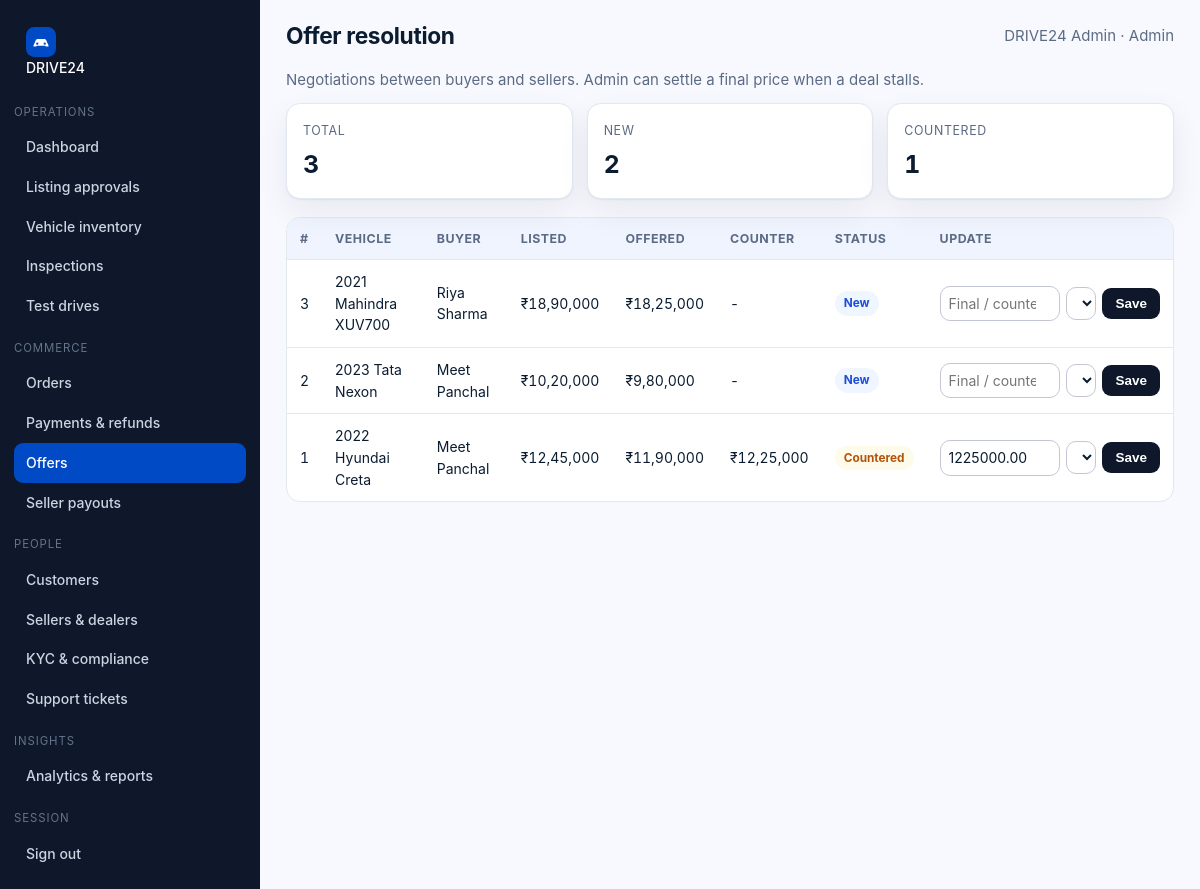
Page /admin/offers.php (signed in) on the committed database.
### tables this page shows
CREATE TABLE users (
  id INT AUTO_INCREMENT PRIMARY KEY,
  name VARCHAR(120) NOT NULL,
  email VARCHAR(160) NOT NULL UNIQUE,
  mobile VARCHAR(20) DEFAULT NULL,
  password_hash VARCHAR(255) NOT NULL,
  role ENUM('buyer','seller','dealer','admin','support') NOT NULL DEFAULT 'buyer',
  city VARCHAR(80) DEFAULT NULL,
  company VARCHAR(120) DEFAULT NULL,
  kyc_status ENUM('pending','verified','rejected') NOT NULL DEFAULT 'pending',
  status ENUM('active','suspended') NOT NULL DEFAULT 'active',
  created_at TIMESTAMP DEFAULT CURRENT_TIMESTAMP
);

CREATE TABLE offers (
  id INT AUTO_INCREMENT PRIMARY KEY,
  listing_id INT NOT NULL, buyer_id INT NOT NULL,
  amount DECIMAL(12,2) NOT NULL, counter_amount DECIMAL(12,2) DEFAULT NULL,
  message VARCHAR(400) DEFAULT NULL,
  status ENUM('new','countered','accepted','rejected') NOT NULL DEFAULT 'new',
  created_at TIMESTAMP DEFAULT CURRENT_TIMESTAMP,
  FOREIGN KEY (listing_id) REFERENCES listings(id) ON DELETE CASCADE,
  FOREIGN KEY (buyer_id) REFERENCES users(id) ON DELETE CASCADE
);

CREATE TABLE vehicles (
  id INT AUTO_INCREMENT PRIMARY KEY,
  make VARCHAR(60) NOT NULL,
  model VARCHAR(80) NOT NULL,
  variant VARCHAR(80) DEFAULT NULL,
  year SMALLINT NOT NULL,
  body_type VARCHAR(40) NOT NULL,
  fuel_type ENUM('Petrol','Diesel','CNG','Electric','Hybrid') NOT NULL,
  transmission ENUM('Manual','Automatic') NOT NULL,
  km_driven INT NOT NULL DEFAULT 0,
  owners TINYINT NOT NULL DEFAULT 1,
  color VARCHAR(40) DEFAULT NULL,
  reg_number VARCHAR(20) DEFAULT NULL,
  reg_state VARCHAR(60) DEFAULT NULL,
  vin VARCHAR(40) DEFAULT NULL,
  engine_cc INT DEFAULT NULL,
  power_bhp VARCHAR(30) DEFAULT NULL,
  mileage_kmpl DECIMAL(4,1) DEFAULT NULL,
  seats TINYINT DEFAULT 5,
  insurance_valid_till DATE DEFAULT NULL,
  city VARCHAR(80) DEFAULT NULL,
  image VARCHAR(120) DEFAULT 'car1.jpg',
  description TEXT,
  created_at TIMESTAMP DEFAULT CURRENT_TIMESTAMP,
  INDEX idx_make (make), INDEX idx_body (body_type), INDEX idx_fuel (fuel_type)
);

CREATE TABLE listings (
  id INT AUTO_INCREMENT PRIMARY KEY,
  vehicle_id INT NOT NULL,
  seller_id INT NOT NULL,
  price DECIMAL(12,2) NOT NULL,
  original_price DECIMAL(12,2) DEFAULT NULL,
  status ENUM('draft','pending','approved','rejected','reserved','sold') NOT NULL DEFAULT 'pending',
  featured TINYINT(1) NOT NULL DEFAULT 0,
  certified TINYINT(1) NOT NULL DEFAULT 1,
  inspection_score TINYINT DEFAULT 0,
  views INT NOT NULL DEFAULT 0,
  rejection_note VARCHAR(255) DEFAULT NULL,
  created_at TIMESTAMP DEFAULT CURRENT_TIMESTAMP,
  CONSTRAINT fk_listing_vehicle FOREIGN KEY (vehicle_id) REFERENCES vehicles(id) ON DELETE CASCADE,
  CONSTRAINT fk_listing_seller FOREIGN KEY (seller_id) REFERENCES users(id) ON DELETE CASCADE,
  INDEX idx_status (status), INDEX idx_price (price)
);

### includes/db.php (called while the page is built, shortened)
<?php
function config(?string $group = null): array
{
    static $config = null;
    if ($config === null) { $config = require __DIR__ . '/../config/config.php'; }
    return $group !== null ? ($config[$group] ?? []) : $config;
}
function db(): PDO
{
    static $pdo = null;
    if ($pdo instanceof PDO) { return $pdo; }
    $c = config('db');
    $dsn = "mysql:host={$c['host']};port={$c['port']};dbname={$c['name']};charset={$c['charset']}";
    $pdo = new PDO($dsn, $c['user'], $c['pass'], [
        PDO::ATTR_ERRMODE            => PDO::ERRMODE_EXCEPTION,
        PDO::ATTR_DEFAULT_FETCH_MODE => PDO::FETCH_ASSOC,
        PDO::ATTR_EMULATE_PREPARES   => false,
    ]);
    return $pdo;
}
function q(string $sql, array $params = []): PDOStatement
{
    $stmt = db()->prepare($sql);
    $stmt->execute($params);
    return $stmt;
}
function fetchAll(string $sql, array $params = []): array { return q($sql, $params)->fetchAll(); }
function fetchOne(string $sql, array $params = []): ?array
{
    $row = q($sql, $params)->fetch();
    return $row === false ? null : $row;
}

### admin/offers.php (the view, shortened to what this page needs)
<?php
require_once __DIR__ . '/../includes/admin_layout.php';
$admin = requireLogin('admin');
$statusCol = 'status';
$allowed = ['pending', 'countered', 'accepted', 'rejected', 'expired'];
$rows = fetchAll("SELECT o.*, v.make, v.model, v.year, l.price, u.name AS buyer FROM offers o JOIN listings l ON l.id = o.listing_id JOIN vehicles v ON v.id = l.vehicle_id JOIN users u ON u.id = o.buyer_id ORDER BY o.id DESC");
$counts = [];
foreach ($rows as $r) { $k = (string) $r[$statusCol]; $counts[$k] = ($counts[$k] ?? 0) + 1; }
adminHeader('Offer resolution', 'offers');
?>
<p class="muted">Negotiations between buyers and sellers. Admin can settle a final price when a deal stalls.</p>
<div class="kpis">
  <div class="kpi"><small>Total</small><b class="num"><?= count($rows) ?></b></div>
  <?php foreach ($counts as $k => $n): ?><div class="kpi"><small><?= e(ucfirst(str_replace('_', ' ', $k))) ?></small><b class="num"><?= (int) $n ?></b></div><?php endforeach; ?>
</div>
<div class="table-wrap" style="margin-top:14px"><table class="data">
  <thead><tr><th>#</th><th>Vehicle</th><th>Buyer</th><th>Listed</th><th>Offered</th><th>Counter</th><th>Status</th><th>Update</th></tr></thead>
  <tbody>
  <?php foreach ($rows as $r): ?>
    <tr>
      <td class="num"><?= e((string) ((int) $r['id'])) ?></td>
      <td><?= e((string) ($r['year'] . ' ' . $r['make'] . ' ' . $r['model'])) ?></td>
      <td><?= e((string) ((string) $r['buyer'])) ?></td>
      <td class="num"><?= e((string) (rupees($r['price']))) ?></td>
      <td class="num"><?= e((string) (rupees($r['amount']))) ?></td>
      <td class="num"><?= e((string) ($r['counter_amount'] ? rupees($r['counter_amount']) : '-')) ?></td>
      <td><?= statusBadge((string) $r[$statusCol]) ?></td>
      <td>
        <form method="post" style="display:flex;gap:6px;align-items:center">
          <input class="form-control num" style="width:120px;padding:6px 8px" type="number" name="counter_amount" placeholder="Final / counter price" value="<?= e((string) ($r['counter_amount'] ?? '')) ?>">
          <select class="form-select" style="padding:6px 8px" name="status">
            <?php foreach ($allowed as $s): ?><option value="<?= e($s) ?>" <?= $r[$statusCol] === $s ? 'selected' : '' ?>><?= e(ucfirst(str_replace('_', ' ', $s))) ?></option><?php endforeach; ?>
          </select>
          <button class="btn btn-dark btn-sm" type="submit">Save</button>
        </form>
      </td>
    </tr>
  <?php endforeach; ?>
  </tbody></table></div>
<?php adminFooter(); ?>

### includes/admin_layout.php (shortened to what this page needs)
<?php
require_once __DIR__ . '/helpers.php';
function adminHeader(string $title, string $active = '', string $area = 'admin'): void
{
    $u = user();
    $adminMenu = [
        'Operations' => [
            'dashboard'   => ['Dashboard', 'admin/index.php'],
            'approvals'   => ['Listing approvals', 'admin/approvals.php'],
            'vehicles'    => ['Vehicle inventory', 'admin/vehicles.php'],
            'inspections' => ['Inspections', 'admin/inspections.php'],
            'testdrives'  => ['Test drives', 'admin/testdrives.php'],
        ],
        'Commerce' => [
            'orders'   => ['Orders', 'admin/orders.php'],
            'payments' => ['Payments &amp; refunds', 'admin/payments.php'],
            'offers'   => ['Offers', 'admin/offers.php'],
            'payouts'  => ['Seller payouts', 'admin/payouts.php'],
        ],
        'People' => [
            'customers' => ['Customers', 'admin/customers.php'],
            'sellers'   => ['Sellers &amp; dealers', 'admin/sellers.php'],
            'kyc'       => ['KYC &amp; compliance', 'admin/kyc.php'],
            'support'   => ['Support tickets', 'admin/support.php'],
        ],
        'Insights' => [
            'reports' => ['Analytics &amp; reports', 'admin/reports.php'],
        ],
    ];
    $sellerMenu = [
        'Seller portal' => [
            'dashboard'  => ['Dashboard', 'seller/dashboard.php'],
            'listings'   => ['My listings', 'seller/listings.php'],
            'offers'     => ['Offers', 'seller/offers.php'],
            'testdrives' => ['Test drives', 'seller/testdrives.php'],
            'payouts'    => ['Payouts', 'seller/payouts.php'],
        ],
        'Shortcuts' => [
            'new' => ['List a new car', 'sell.php'],
            'site' => ['Back to marketplace', 'index.php'],
        ],
    ];
    $menu = $area === 'admin' ? $adminMenu : $sellerMenu;
    ?><!DOCTYPE html>
<html lang="en">
<head>
<link rel="stylesheet" href="<?= e(base('assets/css/app.css')) ?>">
</head>
<body data-base="<?= e(rtrim(base(''), '/')) ?>" data-csrf="<?= e(csrfToken()) ?>">
<div class="admin-shell">
  <aside class="admin-side">
    <a class="brand" href="<?= e(base('index.php')) ?>"><img src="<?= e(base('assets/img/logo.svg')) ?>" alt="" width="30" height="30">DRIVE24</a>
    <?php foreach ($menu as $group => $items): ?>
      <div class="group"><?= e($group) ?></div>
      <?php foreach ($items as $key => $item): ?>
        <a class="<?= $active === $key ? 'active' : '' ?>" href="<?= e(base($item[1])) ?>"><?= $item[0] ?></a>
      <?php endforeach; ?>
    <?php endforeach; ?>
    <div class="group">Session</div>
    <a href="<?= e(base('logout.php')) ?>">Sign out</a>
  </aside>
  <section class="admin-main">
    <div class="admin-top">
      <h1><?= e($title) ?></h1>
      <div style="margin-left:auto" class="muted"><?= e($u['name'] ?? '') ?> &middot; <?= e(ucfirst((string) ($u['role'] ?? ''))) ?></div>
    </div>
<?php }
function adminFooter(): void
{
    ?>
  </section>
</div>
</body>
</html>
<?php }

### includes/helpers.php (shortened to what this page needs)
<?php
require_once __DIR__ . '/db.php';
function e(?string $value): string
{
    return htmlspecialchars((string) $value, ENT_QUOTES | ENT_SUBSTITUTE, 'UTF-8');
}
function base(string $path = ''): string
{
    $script = $_SERVER['SCRIPT_NAME'] ?? '/index.php';
    $dir = rtrim(str_replace('\\', '/', dirname($script)), '/');
    if (preg_match('#/(admin|seller|api)$#', $dir)) { $dir = rtrim(dirname($dir), '/'); }
    return ($dir === '' ? '' : $dir) . '/' . ltrim($path, '/');
}
function rupees(float|int|string|null $amount): string
{
    $n = (int) round((float) $amount);
    $sign = $n < 0 ? '-' : '';
    $s = (string) abs($n);
    if (strlen($s) > 3) {
        $last3 = substr($s, -3);
        $rest = preg_replace('/\B(?=(\d{2})+(?!\d))/', ',', substr($s, 0, -3));
        $s = $rest . ',' . $last3;
    }
    return $sign . "\u{20B9}" . $s;
}
function csrfToken(): string
{
    return $_SESSION['csrf'];
}
function user(): ?array
{
    static $cached = null;
    if ($cached !== null) { return $cached ?: null; }
    $id = $_SESSION['user_id'] ?? null;
    $row = fetchOne('SELECT id, name, email, mobile, role, city, kyc_status FROM users WHERE id = ? AND status = "active"', [$id]);
    $cached = $row ?: false;
    return $cached ?: null;
}
function requireLogin(?string $area = null): array
{
    $u = user();
    return $u;
}
function statusBadge(?string $status): string
{
    $status = (string) $status;
    $map = [
        'active' => 'ok', 'approved' => 'ok', 'paid' => 'ok', 'delivered' => 'ok', 'verified' => 'ok',
        'completed' => 'ok', 'accepted' => 'ok', 'sold' => 'ok',
        'pending' => 'warn', 'processing' => 'warn', 'scheduled' => 'warn', 'requested' => 'warn',
        'in_transit' => 'warn', 'countered' => 'warn',
        'confirmed' => 'info', 'reserved' => 'info', 'draft' => 'info', 'open' => 'info', 'new' => 'info',
        'rejected' => 'bad', 'failed' => 'bad', 'cancelled' => 'bad', 'returned' => 'bad', 'suspended' => 'bad',
    ];
    return '<span class="badge ' . ($map[$status] ?? 'info') . '">' . e(ucwords(str_replace('_', ' ', $status))) . '</span>';
}

### assets/css/app.css (style rules this page uses)
:root { --primary:#004ac6; --primary-600:#2563eb; --primary-700:#1d4ed8; --navy:#0f172a; --navy-2:#1e293b; --sky:#38bdf8; --bg:#f8f9ff; --surface:#ffffff; --surface-low:#eff4ff; --ink:#0b1c30; --muted:#5b6b83; --line:#e2e8f0; --line-strong:#c3c6d7; --ok:#10b981; --ok-bg:#ecfdf5; --warn:#f59e0b; --warn-bg:#fffbeb; --bad:#ef4444; --bad-bg:#fef2f2; --info-bg:#eff6ff; --radius:14px; --shadow:0 1px 2px rgba(15,23,42,.06),0 12px 32px rgba(15,23,42,.07); }
* { box-sizing:border-box }
html { -webkit-text-size-adjust:100% }
body { margin:0;font-family:Inter,"Segoe UI",system-ui,-apple-system,Arial,sans-serif;background:var(--bg);color:var(--ink);line-height:1.55;font-size:15px }
h1,h2,h3,h4 { font-family:"Plus Jakarta Sans",Inter,system-ui,Arial,sans-serif;line-height:1.22;margin:0 0 8px;letter-spacing:-.015em }
h1 { font-size:2rem }
p { margin:0 0 12px }
a { color:var(--primary-700);text-decoration:none }
img { max-width:100%;display:block }
.num { font-variant-numeric:tabular-nums }
.muted { color:var(--muted) }
.brand { display:flex;align-items:center;gap:10px;font-weight:800;font-size:1.15rem;color:var(--navy) }
.btn { display:inline-flex;align-items:center;justify-content:center;gap:8px;border:1px solid transparent;border-radius:10px;padding:10px 16px;font-weight:650;font-size:14.5px;cursor:pointer;background:var(--surface-low);color:var(--navy);transition:.15s }
.btn-dark { background:var(--navy);color:#fff }
.btn-sm { padding:7px 12px;font-size:13.5px;border-radius:9px }
.form-control,.form-select,textarea.form-control { width:100%;padding:10px 12px;border:1px solid var(--line-strong);border-radius:10px;background:#fff;font:inherit;color:var(--ink) }
.badge { display:inline-block;padding:3px 9px;border-radius:999px;font-size:11.8px;font-weight:700 }
.badge.warn { background:var(--warn-bg);color:#b45309 }
.badge.info { background:var(--info-bg);color:var(--primary-700) }
.table-wrap { overflow:auto;background:#fff;border:1px solid var(--line);border-radius:var(--radius) }
table.data { width:100%;border-collapse:collapse;font-size:14px;min-width:640px }
table.data th { background:var(--surface-low);text-align:left;padding:11px 13px;font-size:12.4px;text-transform:uppercase;letter-spacing:.04em;color:var(--muted);border-bottom:1px solid var(--line) }
table.data td { padding:11px 13px;border-bottom:1px solid var(--line);vertical-align:middle }
table.data tr:last-child td { border-bottom:0 }
.admin-shell { display:grid;grid-template-columns:260px 1fr;min-height:100vh }
.admin-side { background:var(--navy);color:#cbd5e1;padding:18px 14px }
.admin-side .brand { color:#fff;margin-bottom:16px }
.admin-side .group { margin:14px 0 6px;font-size:11.4px;text-transform:uppercase;letter-spacing:.08em;color:#64748b }
.admin-side a { display:block;padding:9px 12px;border-radius:9px;color:#cbd5e1;font-size:14px;font-weight:550 }
.admin-side a.active { background:var(--primary);color:#fff }
.admin-main { padding:22px 26px;background:var(--bg) }
.admin-top { display:flex;align-items:center;gap:14px;margin-bottom:18px;flex-wrap:wrap }
.admin-top h1 { margin:0;font-size:1.42rem }
.kpis { display:grid;grid-template-columns:repeat(auto-fit,minmax(180px,1fr));gap:14px;margin-bottom:18px }
.kpi { background:#fff;border:1px solid var(--line);border-radius:var(--radius);padding:14px 16px;box-shadow:var(--shadow) }
.kpi small { color:var(--muted);font-size:12.4px;text-transform:uppercase;letter-spacing:.05em }
.kpi b { display:block;font-size:1.55rem;margin-top:4px }

### rows in the picture
users: name "DRIVE24 Admin", role "Admin"
offers: status "COUNTERED", n "1", id "1", vehicles.year+make+model "2022 Hyundai Creta", buyer.name "Meet Panchal", listing.price "₹12,45,000", amount "₹11,90,000", counter_amount "₹12,25,000", status "Countered", counter_amount "1225000.00"
offers: id "3", vehicles.year+make+model "2021 Mahindra XUV700", buyer.name "Riya Sharma", listing.price "₹18,90,000", amount "₹18,25,000", counter_amount "-", status "New"
offers: id "2", vehicles.year+make+model "2023 Tata Nexon", buyer.name "Meet Panchal", listing.price "₹10,20,000", amount "₹9,80,000", counter_amount "-", status "New"

### other values in the picture
$group "OPERATIONS"
$item[0] "Dashboard"
$item[0] "Listing approvals"
$item[0] "Vehicle inventory"
$item[0] "Inspections"
$item[0] "Test drives"
$group "COMMERCE"
$item[0] "Orders"
$item[0] "Payments & refunds"
$item[0] "Offers"
$item[0] "Seller payouts"
$group "PEOPLE"
$item[0] "Customers"
$item[0] "Sellers & dealers"
$item[0] "KYC & compliance"
